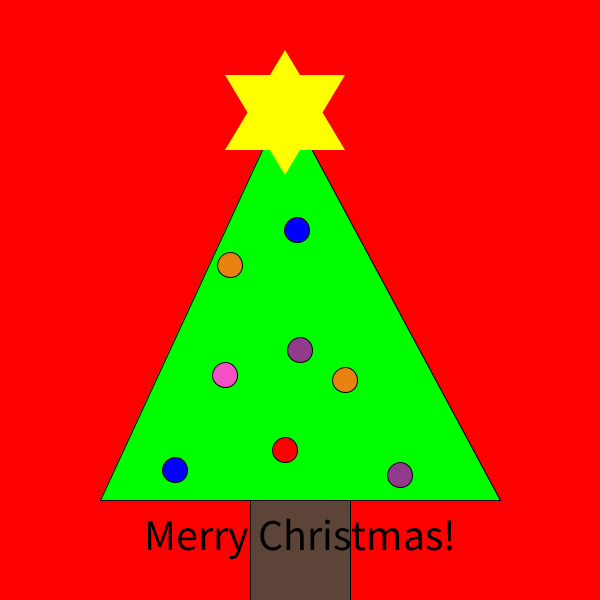
Frame 1 (no input)
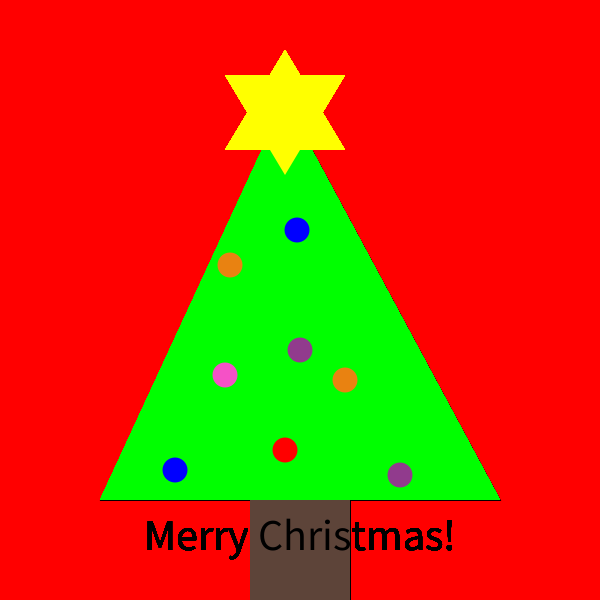
Frame 60 (the mouse pressed at the canvas centre just before this capture)
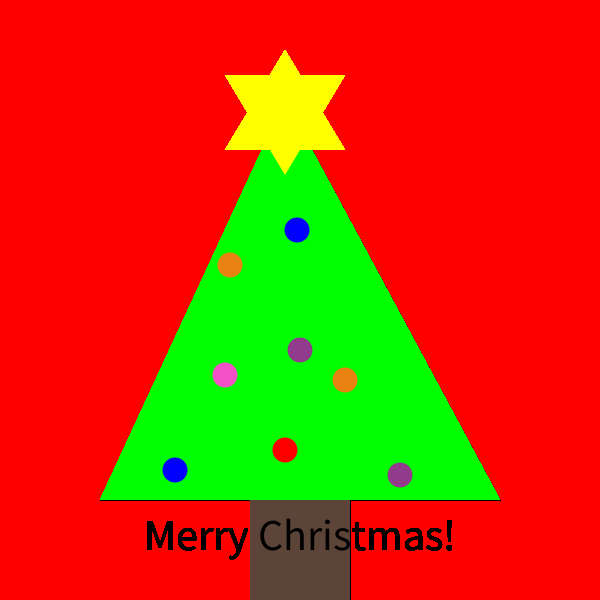
Frame 120 (the mouse held since frame 60 and released just before this capture)

The Processing sketch that drew these frames (run headless with seeded random() and noise(); from frame 60 on, the mouse is pressed at the canvas centre):

// Processing sketch: processing_83254
// ── processing_83254.pde

void setup()
{
  size(600, 600);
  background(255, 0, 0);

  textSize(44);
}

void draw()
{
  fill(93,68,57);
  rect(250,500,100,100);
  fill(0,255,0);
  triangle(100,500,500,500,285,100);
  fill(145,59,141);
  ellipse(300,350,25,25);
  ellipse(400,475,25,25);
  fill(0,0,255);
  ellipse(297,230,25,25);
  ellipse(175,470,25,25);
  fill(245,81,198);
  ellipse(225,375,25,25);
  fill(255,0,0);
  ellipse(285,450,25,25);
  fill(233,130,17);
  ellipse(230,265,25,25);
  ellipse(345,380,25,25);
  fill(255,255,0);
  noStroke();
  strokeWeight(10);
  triangle(225,150,345,150,285,50);
  triangle(225,75,345,75,285,175);
  fill(0,0,0);
  textAlign(CENTER);
  text("Merry Christmas!", width/2, 550);
  
  
 
}
